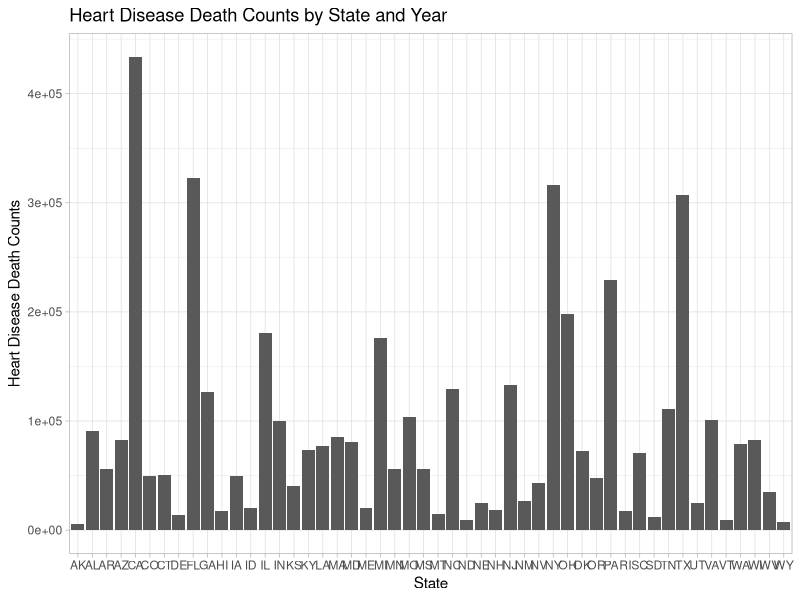
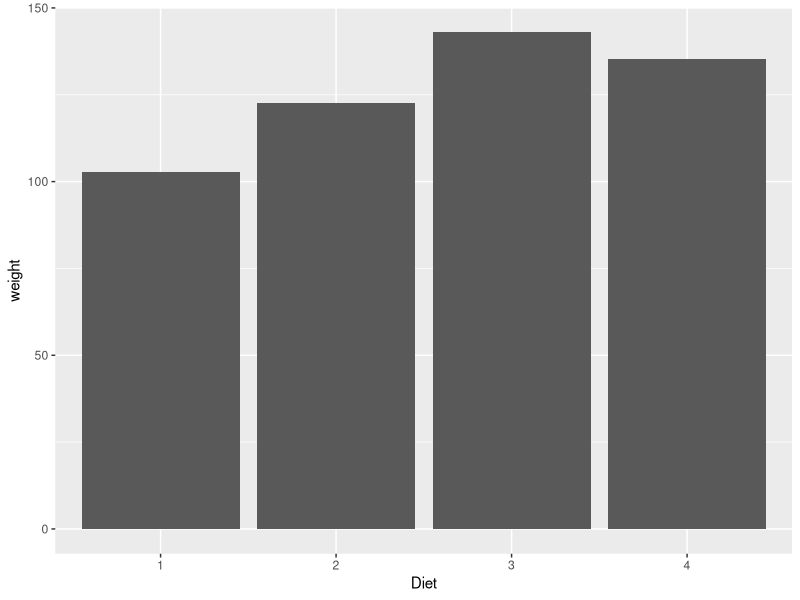

Write R code to recreate these figures, in order.
## ---- chunk 1
knitr::opts_chunk$set(echo = TRUE, eval = TRUE, fig.align = "center", warning = F, message = F,
tidy=TRUE, tidy.opts=list(width.cutoff=60), R.options=list(max.print=100))
## ---- chunk 2

install.packages('KableExtra', dependencies=TRUE, repos='http://cran.rstudio.com/')

library(kableExtra)

library(tidyverse)
library(dplyr)
Hypertension_mortality_by_state <- read_csv("Hypertension_mortality_by_state.csv")
Heart_disease_mortality_by_state <- read_csv("Heart_disease_mortality_by_state.csv")
## ---- chunk 3
# read your datasets in here, e.g., with read_csv()

## ---- chunk 4
Heart_disease_mortality_by_state <- Heart_disease_mortality_by_state %>% pivot_wider(names_from = STATE, values_from = RATE)
Hypertension_mortality_by_state <- Hypertension_mortality_by_state %>% pivot_wider(names_from = STATE, values_from = RATE)

Heart_disease_mortality_by_state <- Heart_disease_mortality_by_state %>% pivot_longer(4:54, names_to = "STATE", values_to = "Heart_Disease_Mortality_per_100000_People", values_drop_na = TRUE)
Hypertension_mortality_by_state <- Hypertension_mortality_by_state %>% pivot_longer(4:54, names_to = "STATE", values_to = "Hypertension_Mortality_per_100000_People", values_drop_na = TRUE)
## ---- chunk 5
Heart_disease_mortality_by_state <- Heart_disease_mortality_by_state %>% rename(Heart_Disease_Deaths = "DEATHS") %>% select(.,-URL)
Hypertension_mortality_by_state <- Hypertension_mortality_by_state %>% rename(Hypertension_Deaths = "DEATHS") %>% select(.,-URL)

## ---- chunk 6
Mortality_joined <- inner_join(Heart_disease_mortality_by_state, Hypertension_mortality_by_state, by = c("STATE" = "STATE", "YEAR" = "YEAR"))

Mortality_joined <- Mortality_joined[c("YEAR", "STATE", "Heart_Disease_Deaths", "Heart_Disease_Mortality_per_100000_People", "Hypertension_Deaths", "Hypertension_Mortality_per_100000_People")]

Heart_disease_mortality_by_state %>% n_distinct()
Hypertension_mortality_by_state %>% n_distinct()

Heart_disease_mortality_by_state %>% nrow()
Hypertension_mortality_by_state %>% nrow()


anti_join(Heart_disease_mortality_by_state, Hypertension_mortality_by_state) %>% n_distinct()
anti_join(Hypertension_mortality_by_state, Heart_disease_mortality_by_state) %>% n_distinct()

nrow(Mortality_joined)

350-350
# your joining code
## ---- chunk 7
Mortality_joined %>% filter(STATE == "AL")

Mortality_joined %>% select(`Heart_Disease_Deaths`)

Mortality_joined %>% arrange(desc('Heart_Disease_Mortality_per_100000_People'))

Mortality_joined %>% group_by(STATE)

Mortality_joined %>% mutate(Heart_Disease_Mortality_per_10000_People = (Heart_Disease_Mortality_per_100000_People)/10)

Mortality_joined %>% mutate(Hypertension_Mortality_per_10000_People = (Hypertension_Mortality_per_100000_People)/10)

Mortality_joined %>% summarize(mean(Heart_Disease_Deaths > 5000))

## ---- chunk 8
#5 unique functions
Mortality_joined %>% summarize_at(c("Heart_Disease_Deaths", "Heart_Disease_Mortality_per_100000_People", "Hypertension_Deaths", "Hypertension_Mortality_per_100000_People"), mean)
  
Mortality_joined %>% summarize_at(c("Heart_Disease_Deaths", "Heart_Disease_Mortality_per_100000_People", "Hypertension_Deaths", "Hypertension_Mortality_per_100000_People"), sd)

Mortality_joined %>% summarize_at(c("Heart_Disease_Deaths", "Heart_Disease_Mortality_per_100000_People", "Hypertension_Deaths", "Hypertension_Mortality_per_100000_People"), min)

Mortality_joined %>% summarize_at(c("Heart_Disease_Deaths", "Heart_Disease_Mortality_per_100000_People", "Hypertension_Deaths", "Hypertension_Mortality_per_100000_People"), max)

Mortality_joined %>% summarize_at(c("Heart_Disease_Deaths", "Heart_Disease_Mortality_per_100000_People", "Hypertension_Deaths", "Hypertension_Mortality_per_100000_People"), median)

#2 functions using Group by categorical variable
Mortality_joined %>% group_by(STATE, YEAR) %>% summarize_at(c("Heart_Disease_Deaths", "Heart_Disease_Mortality_per_100000_People", "Hypertension_Deaths", "Hypertension_Mortality_per_100000_People"), mean)
  
Mortality_joined %>% group_by(YEAR) %>% summarize_at(c("Heart_Disease_Deaths", "Heart_Disease_Mortality_per_100000_People", "Hypertension_Deaths", "Hypertension_Mortality_per_100000_People"), sd)

#define my own function
Per_10000 <- function(x) {
  value <- x/10
  return(value)
}

Mortality_joined %>% group_by(STATE) %>% summarize(Heart_Disease_Mortality_per_10000_People = Per_10000(Heart_Disease_Mortality_per_100000_People))

#n() inside group_by
Mortality_joined %>% group_by(STATE) %>% summarize(Heart_Disease_and_Hypertension_Count = n())
Mortality_joined %>% group_by(YEAR) %>% summarize(Heart_Disease_and_Hypertension_Count = n())

#table using kable

Mortality_joined %>% group_by(YEAR) %>% summarize_at(c("Heart_Disease_Deaths", "Heart_Disease_Mortality_per_100000_People", "Hypertension_Deaths", "Hypertension_Mortality_per_100000_People"), sd) %>% kbl() %>% kable_material_dark()

#table using pivot_wider that can be used to make a table using kable package
Mortality_joined %>% pivot_wider(names_from = YEAR, values_from = Heart_Disease_Deaths)
## ---- chunk 9
library(ggplot2)
ggplot(Mortality_joined, aes(x = STATE, y = Heart_Disease_Deaths)) + 
  geom_bar(aes(x = STATE, y = Heart_Disease_Deaths), stat = "identity") + 
  #scale_color_manual(values = c("2019" = "purple", "2018" = "blue", "2017" = "deepskyblue1", "2016" = "green", "2015" =    "yellow", "2014" = "orange", "2005" = "red" )) +
  #geom_smooth(aes(group = YEAR), method = "loess", se=F) +
  scale_y_continuous(breaks = seq(0,600000, by = 100000)) + 
  ggtitle("Heart Disease Death Counts by State and Year") + 
  ylab("Heart Disease Death Counts") + 
  xlab("State") + 
  labs(color="Year") +
  theme_light()

#color = as.factor(YEAR)


## ---- chunk 10
ggplot(ChickWeight, aes(x = Diet)) + geom_bar(aes(y=weight), stat="summary", fun=mean)
## ---- chunk 11
# your plot 3
